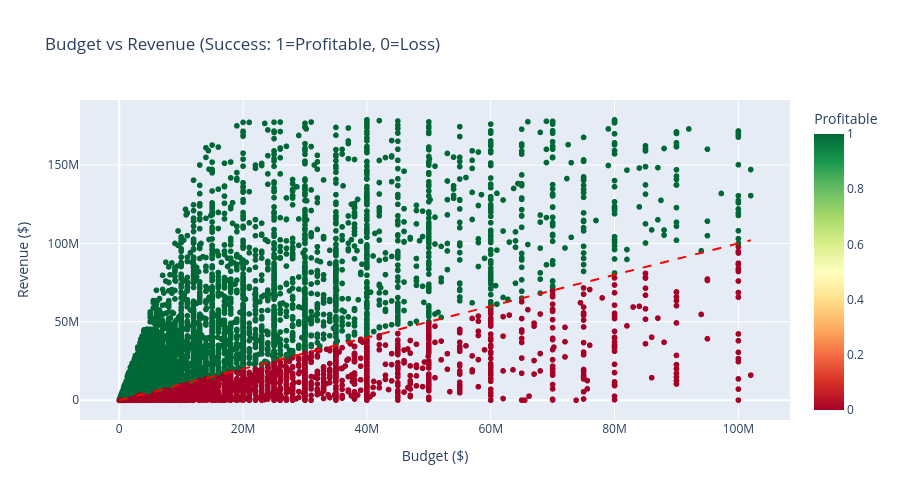

The notebook cell saved with this chart:
### Code cell
# Budget vs Revenue scatter plot with success coloring
fig = px.scatter(df_clean, x='budget', y='revenue', color='success',
                 hover_data=['title', 'primary_genre', 'vote_average'],
                 title='Budget vs Revenue (Success: 1=Profitable, 0=Loss)',
                 labels={'budget': 'Budget ($)', 'revenue': 'Revenue ($)', 'success': 'Profitable'},
                 color_continuous_scale='RdYlGn')
fig.add_shape(type='line', x0=0, y0=0, x1=df_clean['budget'].max(), y1=df_clean['budget'].max(),
              line=dict(color='red', dash='dash'), name='Break-even line')
fig.update_layout(height=500)
fig.show()

### Figure 1 — Plotly figure (JSON) as saved in the notebook; plotly's stock layout.template omitted (floating-point values rounded to 4 significant figures; data arrays with more than 128 entries replaced by an {"elided": "..."} marker saying what was removed)
{"data": [{"customdata": {"elided": "9400x3 mixed values"}, "hovertemplate": "Budget ($)=%{x}<br>Revenue ($)=%{y}<br>title=%{customdata[0]}<br>primary_genre=%{customdata[1]}<br>vote_average=%{customdata[2]}<br>Profitable=%{marker.color}<extra></extra>", "legendgroup": "", "marker": {"color": {"elided": "9400 int values"}, "coloraxis": "coloraxis", "symbol": "circle"}, "mode": "markers", "name": "", "showlegend": false, "type": "scattergl", "x": {"elided": "9400 float values"}, "xaxis": "x", "y": {"elided": "9400 float values"}, "yaxis": "y"}], "layout": {"coloraxis": {"colorbar": {"title": {"text": "Profitable"}}, "colorscale": [[0, "rgb(165,0,38)"], [0.1, "rgb(215,48,39)"], [0.2, "rgb(244,109,67)"], [0.3, "rgb(253,174,97)"], [0.4, "rgb(254,224,139)"], [0.5, "rgb(255,255,191)"], [0.6, "rgb(217,239,139)"], [0.7, "rgb(166,217,106)"], [0.8, "rgb(102,189,99)"], [0.9, "rgb(26,152,80)"], [1, "rgb(0,104,55)"]]}, "height": 500, "legend": {"tracegroupgap": 0}, "shapes": [{"line": {"color": "red", "dash": "dash"}, "name": "Break-even line", "type": "line", "x0": 0, "x1": 102000000, "y0": 0, "y1": 102000000}], "title": {"text": "Budget vs Revenue (Success: 1=Profitable, 0=Loss)"}, "xaxis": {"anchor": "y", "domain": [0, 1], "title": {"text": "Budget ($)"}}, "yaxis": {"anchor": "x", "domain": [0, 1], "title": {"text": "Revenue ($)"}}}}
